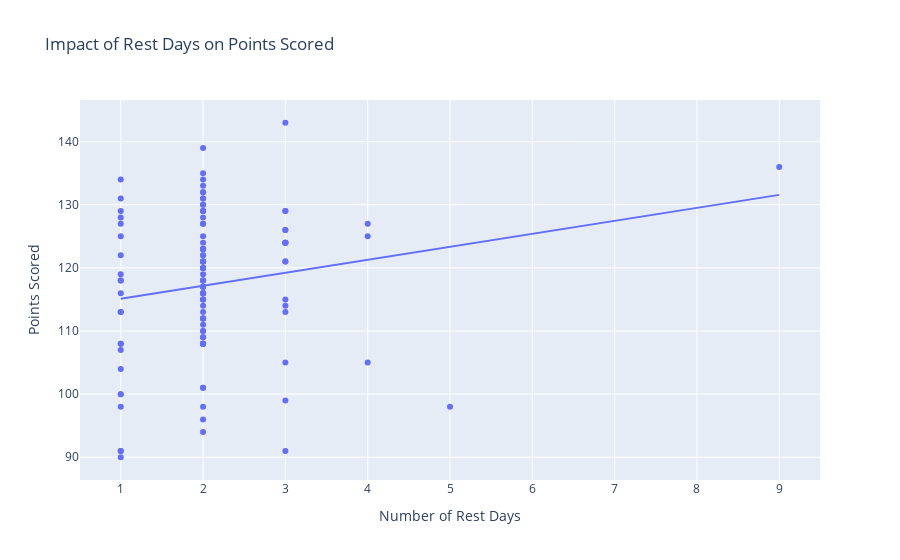

The code cell stored with this chart in its notebook:
### Code cell
# Scatter plot to observe the impact of rest days on points scored
fig = px.scatter(hawks_data_sorted, x='NUM_REST_DAYS', y='PTS', trendline='ols',
                 title='Impact of Rest Days on Points Scored',
                 labels={'NUM_REST_DAYS': 'Number of Rest Days', 'PTS': 'Points Scored'})

fig.update_layout(xaxis_title='Number of Rest Days', yaxis_title='Points Scored', showlegend=False)
fig.show()

### Figure 1 — Plotly figure (JSON) as saved in the notebook; plotly's stock layout.template omitted (floating-point values rounded to 4 significant figures)
{"data": [{"hovertemplate": "Number of Rest Days=%{x}<br>Points Scored=%{y}<extra></extra>", "legendgroup": "", "marker": {"color": "#636efa", "symbol": "circle"}, "mode": "markers", "name": "", "orientation": "v", "showlegend": false, "type": "scatter", "x": [2, 1, 2, 2, 2, 2, 2, 2, 1, 3, 2, 1, 2, 2, 1, 2, 1, 2, 1, 2, 2, 2, 1, 2, 2, 3, 2, 2, 2, 1, 2, 2, 4, 2, 1, 3, null, 2, 2, 1, 2, 1, 2, 3, 2, 1, 2, 2, 4, 3, 2, 5, 2, 3, 1, 2, 2, 2, 3, 2, 2, 1, 3, 2, 3, 2, 2, 2, 2, 2, 1, 2, 2, 2, 1, 2, 1, null, 2, 2, 3, 2, 2, 1, 2, 3, 2, 2, 2, 3, 2, 3, 2, 2, 1, 2, 3, 2, 2, 1, 3, 2, 2, 2, 9, 2, 2, 3, 1, 2, 4, 2, 3, 1, 2, 2, 1, 2], "xaxis": "x", "y": [128, 91, 108, 94, 112, 108, 123, 108, 128, 99, 116, 91, 132, 114, 113, 123, 127, 121, 100, 116, 117, 123, 113, 120, 109, 129, 112, 118, 111, 108, 123, 135, 125, 120, 116, 124, 113, 122, 118, 98, 120, 129, 110, 115, 113, 90, 96, 127, 105, 126, 115, 98, 118, 91, 108, 121, 134, 110, 121, 108, 129, 100, 124, 133, 121, 124, 127, 130, 112, 131, 122, 120, 112, 121, 131, 122, 118, 117, 108, 109, 124, 117, 119, 104, 101, 124, 115, 98, 117, 114, 123, 126, 108, 130, 107, 121, 105, 121, 139, 118, 113, 116, 125, 101, 136, 129, 116, 129, 125, 115, 127, 129, 143, 119, 120, 132, 134, 131], "yaxis": "y"}, {"hovertemplate": "<b>OLS trendline</b><br>PTS = 2.05671 * NUM_REST_DAYS + 113.063<br>R<sup>2</sup>=0.031917<br><br>Number of Rest Days=%{x}<br>Points Scored=%{y} <b>(trend)</b><extra></extra>", "legendgroup": "", "marker": {"color": "#636efa", "symbol": "circle"}, "mode": "lines", "name": "", "showlegend": false, "type": "scatter", "x": [1, 1, 1, 1, 1, 1, 1, 1, 1, 1, 1, 1, 1, 1, 1, 1, 1, 1, 1, 1, 1, 1, 1, 2, 2, 2, 2, 2, 2, 2, 2, 2, 2, 2, 2, 2, 2, 2, 2, 2, 2, 2, 2, 2, 2, 2, 2, 2, 2, 2, 2, 2, 2, 2, 2, 2, 2, 2, 2, 2, 2, 2, 2, 2, 2, 2, 2, 2, 2, 2, 2, 2, 2, 2, 2, 2, 2, 2, 2, 2, 2, 2, 2, 2, 2, 2, 2, 2, 2, 2, 2, 2, 2, 2, 3, 3, 3, 3, 3, 3, 3, 3, 3, 3, 3, 3, 3, 3, 3, 3, 3, 4, 4, 4, 5, 9], "xaxis": "x", "y": [115.1, 115.1, 115.1, 115.1, 115.1, 115.1, 115.1, 115.1, 115.1, 115.1, 115.1, 115.1, 115.1, 115.1, 115.1, 115.1, 115.1, 115.1, 115.1, 115.1, 115.1, 115.1, 115.1, 117.2, 117.2, 117.2, 117.2, 117.2, 117.2, 117.2, 117.2, 117.2, 117.2, 117.2, 117.2, 117.2, 117.2, 117.2, 117.2, 117.2, 117.2, 117.2, 117.2, 117.2, 117.2, 117.2, 117.2, 117.2, 117.2, 117.2, 117.2, 117.2, 117.2, 117.2, 117.2, 117.2, 117.2, 117.2, 117.2, 117.2, 117.2, 117.2, 117.2, 117.2, 117.2, 117.2, 117.2, 117.2, 117.2, 117.2, 117.2, 117.2, 117.2, 117.2, 117.2, 117.2, 117.2, 117.2, 117.2, 117.2, 117.2, 117.2, 117.2, 117.2, 117.2, 117.2, 117.2, 117.2, 117.2, 117.2, 117.2, 117.2, 117.2, 117.2, 119.2, 119.2, 119.2, 119.2, 119.2, 119.2, 119.2, 119.2, 119.2, 119.2, 119.2, 119.2, 119.2, 119.2, 119.2, 119.2, 119.2, 121.3, 121.3, 121.3, 123.3, 131.6], "yaxis": "y"}], "layout": {"legend": {"tracegroupgap": 0}, "showlegend": false, "title": {"text": "Impact of Rest Days on Points Scored"}, "xaxis": {"anchor": "y", "domain": [0, 1], "title": {"text": "Number of Rest Days"}}, "yaxis": {"anchor": "x", "domain": [0, 1], "title": {"text": "Points Scored"}}}}
